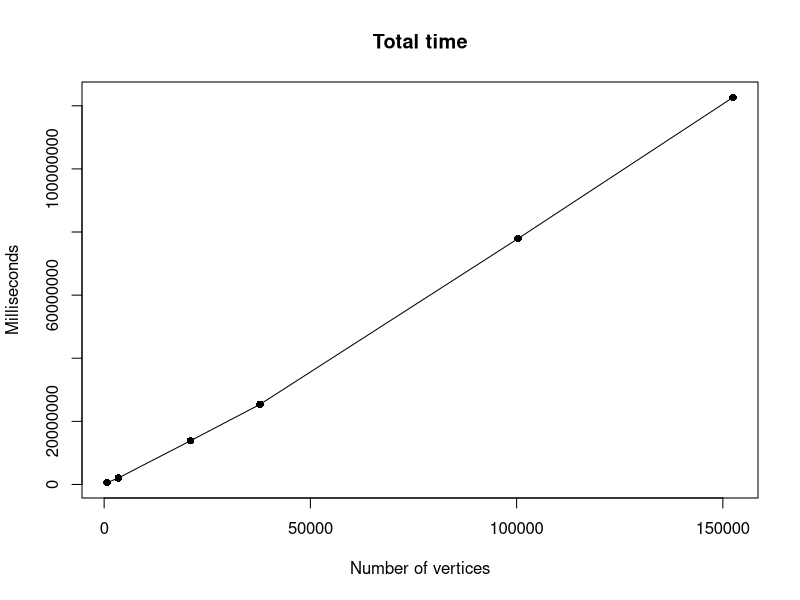
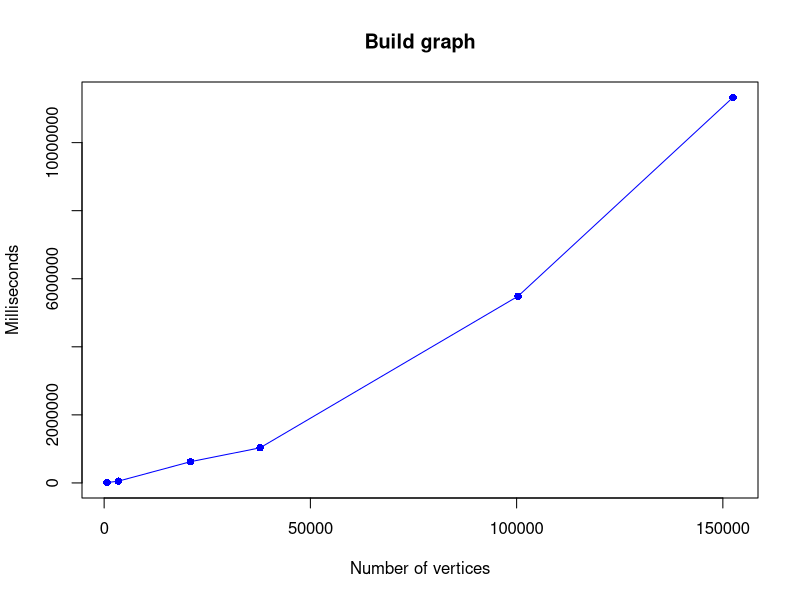
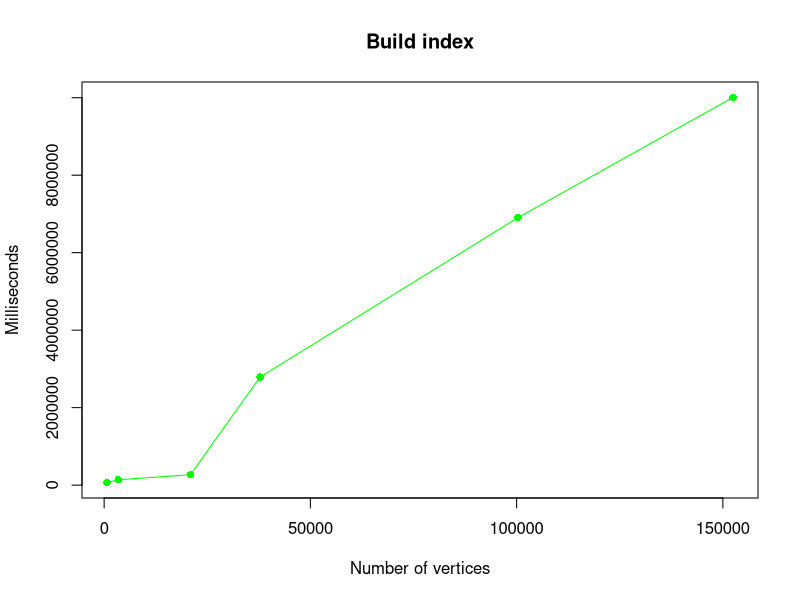
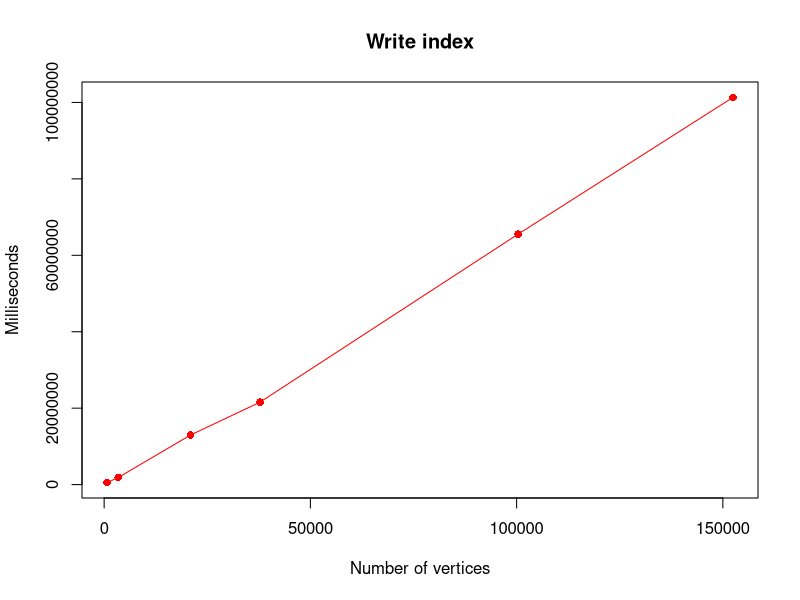
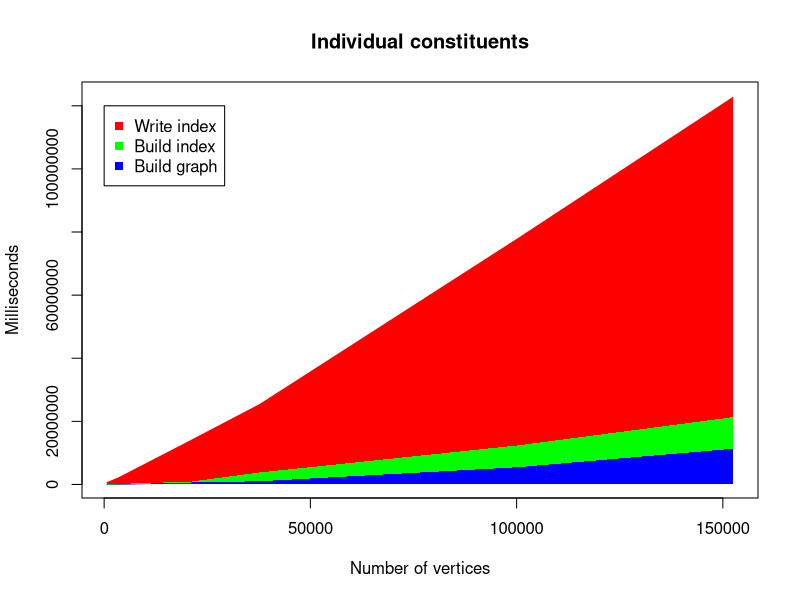

These charts were generated, in order, by the following R code:
data_set_names = c("mhc1.fa", "primary.fasta", "20k.fasta", "35k.fasta", "100k.fa", "150k.fa")
data_set_sizes = c(701, 3416, 20931, 37801, 100351, 152451)

build_index_total_time = c(597127494, 2050636347, 13858701254, 25401423058, 77928851412, 122654330941)
build_index_graph_time = c(9404263, 51489024, 623903806, 1031820116, 5487825644, 11328920839)
build_index_index_time = c(65184733, 138556745, 269431681, 2788165703, 6905517064, 10007919085)
build_index_write_time = c(522174790, 1860265733, 12965055922, 21581107294, 65535179527, 101317180800)
sga_index_time = c(1084061528,1413392861, 1170720445,1217015044)

options(scipen=100000)
plot.new()
plot(data_set_sizes, build_index_total_time/1000, main="Total time", xlab="Number of vertices", ylab="Milliseconds", pch=16, col="black")
lines(data_set_sizes, build_index_total_time/1000, col="black")

plot(data_set_sizes, build_index_graph_time/1000, main="Build graph", xlab="Number of vertices", ylab="Milliseconds",  pch=16, col="blue")
lines(data_set_sizes, build_index_graph_time/1000, col="blue")

plot(data_set_sizes, build_index_index_time/1000, main="Build index", xlab="Number of vertices", ylab="Milliseconds",  pch=16, col="green")
lines(data_set_sizes, build_index_index_time/1000, col="green")

plot(data_set_sizes, build_index_write_time/1000, main="Write index", xlab="Number of vertices", ylab="Milliseconds",  pch=16, col="red")
lines(data_set_sizes, build_index_write_time/1000, col="red")

plot.new()
plot(data_set_sizes, build_index_total_time/1000, type="n", main="Individual constituents", xlab="Number of vertices", ylab="Milliseconds")
lines(data_set_sizes, build_index_total_time/1000, col="red")
par(new=T)
lines(data_set_sizes, build_index_graph_time/1000,col="blue")
lines(data_set_sizes, (build_index_graph_time/1000) + (build_index_index_time/1000), col="green")
polygon(c(data_set_sizes, rev(data_set_sizes)), c(build_index_graph_time/1000, rep(0, length(data_set_sizes))), col="blue", border=NA)
polygon(c(data_set_sizes, rev(data_set_sizes)), c((build_index_graph_time/1000) + (build_index_index_time/1000), rev(build_index_graph_time/1000)), col="green", border=NA)
polygon(c(data_set_sizes, rev(data_set_sizes)), c(build_index_total_time/1000, rev((build_index_graph_time/1000) + (build_index_index_time/1000))), col="red", border=NA)
par(new=T)
legend(x=0, y=120000000, col=c("red", "green", "blue"), legend=c("Write index", "Build index", "Build graph"), pch=c(15, 15, 15))
